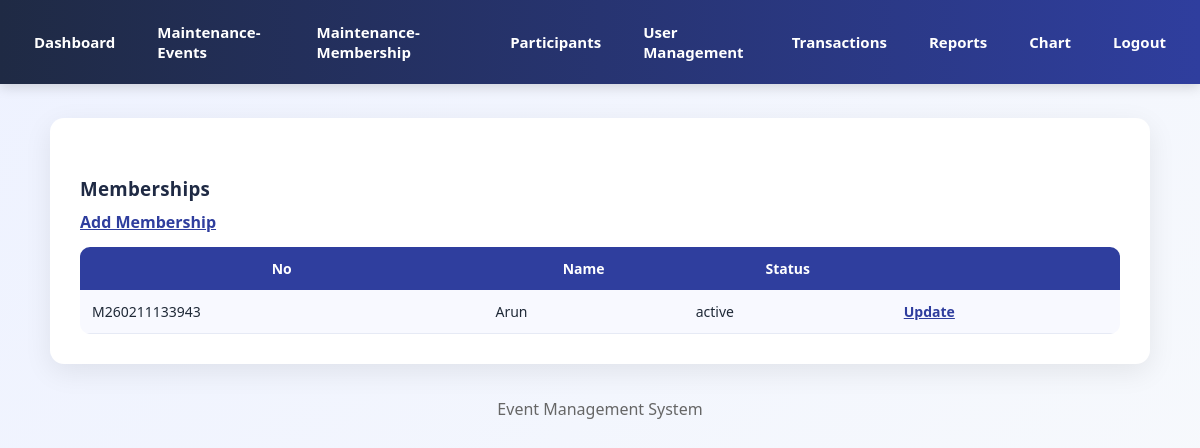
The app's page /membership_list.php (signed in) with its own data.
### tables this page shows
CREATE TABLE `memberships` (
  `id` int(11) NOT NULL,
  `membership_no` varchar(30) NOT NULL,
  `name` varchar(100) NOT NULL,
  `start_date` date NOT NULL,
  `expiry_date` date NOT NULL,
  `status` enum('active','cancelled') DEFAULT 'active'
);

### membership_list.php (the view)
<?php include "header.php"; require_admin();
$r=$pdo->query("SELECT * FROM memberships");
?>
<div class="container">
<h3>Memberships</h3>
<a href="membership_add.php">Add Membership</a>
<table>
<tr><th>No</th><th>Name</th><th>Status</th><th></th></tr>
<?php foreach($r as $m): ?>
<tr>
<td><?= $m['membership_no'] ?></td>
<td><?= $m['name'] ?></td>
<td><?= $m['status'] ?></td>
<td>
<a href="membership_update.php">Update</a>
</td>
</tr>
<?php endforeach; ?>
</table>
</div>
<?php include "footer.php"; ?>

### style.css (style rules this page uses)
* { box-sizing:border-box; }
.container { max-width:1100px; margin:34px auto; background:white; padding:30px; border-radius:14px; box-shadow:0 8px 28px rgba(0,0,0,0.08); animation:fadeIn .35s ease; }
h1,h2,h3 { margin-top:0; color:#1f2a44; letter-spacing:.3px; }
table { width:100%; border-collapse:collapse; margin-top:12px; border-radius:10px; overflow:hidden; }
th { background:#2f3e9e; color:white; font-weight:600; font-size:14px; padding:12px; }
td { padding:12px; border-bottom:1px solid #e6eaf5; font-size:14px; }
tr:nth-child(even) { background:#f8f9ff; }
a { color:#2f3e9e; font-weight:600; }
table { margin-top:14px; }
h3 { margin-top:28px; margin-bottom:10px; }

### records on screen
memberships: membership_no "M260211133943", name "Arun", status "active"
